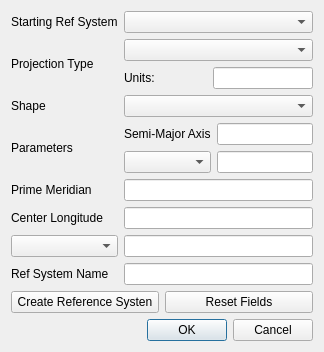
<?xml version="1.0" encoding="UTF-8"?>
<ui version="4.0">
 <class>ReferenceSystemCreator</class>
 <widget class="QDialog" name="ReferenceSystemCreator">
  <property name="geometry">
   <rect>
    <x>0</x>
    <y>0</y>
    <width>324</width>
    <height>334</height>
   </rect>
  </property>
  <property name="windowTitle">
   <string>Reference System Creator</string>
  </property>
  <layout class="QGridLayout" name="gridLayout_2">
   <item row="3" column="0">
    <widget class="QDialogButtonBox" name="buttonBox">
     <property name="orientation">
      <enum>Qt::Horizontal</enum>
     </property>
     <property name="standardButtons">
      <set>QDialogButtonBox::Cancel|QDialogButtonBox::Ok</set>
     </property>
    </widget>
   </item>
   <item row="2" column="0">
    <layout class="QVBoxLayout" name="verticalLayout" stretch="1,0">
     <item>
      <layout class="QGridLayout" name="gridLayout">
       <property name="sizeConstraint">
        <enum>QLayout::SetMaximumSize</enum>
       </property>
       <item row="6" column="0">
        <widget class="QLabel" name="lbl_prime_meridian">
         <property name="text">
          <string>Prime Meridian</string>
         </property>
        </widget>
       </item>
       <item row="2" column="1">
        <layout class="QVBoxLayout" name="vlayout_shape">
         <item>
          <widget class="QComboBox" name="cbox_shape"/>
         </item>
        </layout>
       </item>
       <item row="9" column="1">
        <widget class="QLineEdit" name="ledit_lat_value"/>
       </item>
       <item row="10" column="1">
        <widget class="QLineEdit" name="ledit_crs_name"/>
       </item>
       <item row="6" column="1">
        <widget class="QLineEdit" name="ledit_prime_meridian"/>
       </item>
       <item row="1" column="1">
        <layout class="QVBoxLayout" name="vlayout_proj_type">
         <item>
          <widget class="QComboBox" name="cbox_proj_type"/>
         </item>
         <item>
          <layout class="QHBoxLayout" name="hlayout_units">
           <item>
            <widget class="QLabel" name="lbl_cbox">
             <property name="maximumSize">
              <size>
               <width>16777215</width>
               <height>20</height>
              </size>
             </property>
             <property name="text">
              <string>Units:</string>
             </property>
            </widget>
           </item>
           <item>
            <widget class="QLineEdit" name="ledit_units">
             <property name="maximumSize">
              <size>
               <width>100</width>
               <height>22</height>
              </size>
             </property>
            </widget>
           </item>
          </layout>
         </item>
        </layout>
       </item>
       <item row="1" column="0">
        <widget class="QLabel" name="lbl_proj_type">
         <property name="maximumSize">
          <size>
           <width>16777215</width>
           <height>20</height>
          </size>
         </property>
         <property name="text">
          <string>Projection Type</string>
         </property>
        </widget>
       </item>
       <item row="9" column="0">
        <widget class="QComboBox" name="cbox_lat_chooser"/>
       </item>
       <item row="2" column="0">
        <widget class="QLabel" name="lbl_shape">
         <property name="maximumSize">
          <size>
           <width>16777215</width>
           <height>22</height>
          </size>
         </property>
         <property name="text">
          <string>Shape</string>
         </property>
        </widget>
       </item>
       <item row="0" column="1">
        <widget class="QComboBox" name="cbox_user_crs"/>
       </item>
       <item row="8" column="0">
        <widget class="QLabel" name="lbl_center_lon">
         <property name="text">
          <string>Center Longitude</string>
         </property>
        </widget>
       </item>
       <item row="8" column="1">
        <widget class="QLineEdit" name="ledit_center_lon"/>
       </item>
       <item row="10" column="0">
        <widget class="QLabel" name="lbl_crs_name">
         <property name="maximumSize">
          <size>
           <width>16777215</width>
           <height>20</height>
          </size>
         </property>
         <property name="text">
          <string>Ref System Name</string>
         </property>
        </widget>
       </item>
       <item row="0" column="0">
        <widget class="QLabel" name="lbl_user_crs">
         <property name="text">
          <string>Starting Ref System</string>
         </property>
        </widget>
       </item>
       <item row="4" column="1">
        <layout class="QGridLayout" name="grid_axis_choosing">
         <item row="0" column="1">
          <widget class="QLineEdit" name="ledit_semi_major"/>
         </item>
         <item row="0" column="0">
          <widget class="QLabel" name="lbl_semi_major">
           <property name="text">
            <string>Semi-Major Axis</string>
           </property>
          </widget>
         </item>
         <item row="1" column="0">
          <widget class="QComboBox" name="cbox_flat_minor"/>
         </item>
         <item row="1" column="1">
          <widget class="QLineEdit" name="ledit_flat_minor"/>
         </item>
        </layout>
       </item>
       <item row="4" column="0">
        <widget class="QLabel" name="lbl_params">
         <property name="maximumSize">
          <size>
           <width>16777215</width>
           <height>20</height>
          </size>
         </property>
         <property name="text">
          <string>Parameters</string>
         </property>
        </widget>
       </item>
      </layout>
     </item>
     <item>
      <layout class="QHBoxLayout" name="horizontalLayout">
       <property name="spacing">
        <number>6</number>
       </property>
       <property name="sizeConstraint">
        <enum>QLayout::SetFixedSize</enum>
       </property>
       <item>
        <widget class="QPushButton" name="btn_create_crs">
         <property name="maximumSize">
          <size>
           <width>16777215</width>
           <height>25</height>
          </size>
         </property>
         <property name="text">
          <string>Create Reference Systen</string>
         </property>
        </widget>
       </item>
       <item>
        <widget class="QPushButton" name="btn_reset_fields">
         <property name="maximumSize">
          <size>
           <width>16777215</width>
           <height>25</height>
          </size>
         </property>
         <property name="text">
          <string>Reset Fields</string>
         </property>
        </widget>
       </item>
      </layout>
     </item>
    </layout>
   </item>
  </layout>
 </widget>
 <resources/>
 <connections>
  <connection>
   <sender>buttonBox</sender>
   <signal>accepted()</signal>
   <receiver>ReferenceSystemCreator</receiver>
   <slot>accept()</slot>
   <hints>
    <hint type="sourcelabel">
     <x>248</x>
     <y>254</y>
    </hint>
    <hint type="destinationlabel">
     <x>157</x>
     <y>274</y>
    </hint>
   </hints>
  </connection>
  <connection>
   <sender>buttonBox</sender>
   <signal>rejected()</signal>
   <receiver>ReferenceSystemCreator</receiver>
   <slot>reject()</slot>
   <hints>
    <hint type="sourcelabel">
     <x>316</x>
     <y>260</y>
    </hint>
    <hint type="destinationlabel">
     <x>286</x>
     <y>274</y>
    </hint>
   </hints>
  </connection>
 </connections>
</ui>
